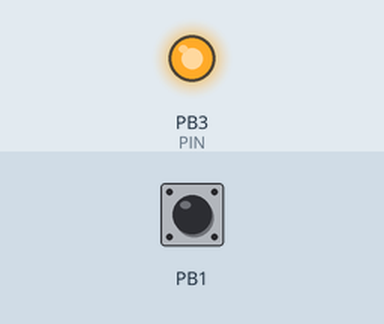
Simulated run of this sketch. Board: ATtiny85, built with avr-gcc and run on an emulated ATtiny85. On the bench: output pins drawn as LEDs (lit = HIGH). Inputs (shaded band) come from the test bench; at power-on: PB1 HIGH.

Above: at 0.1 s.
At 10.4 s:
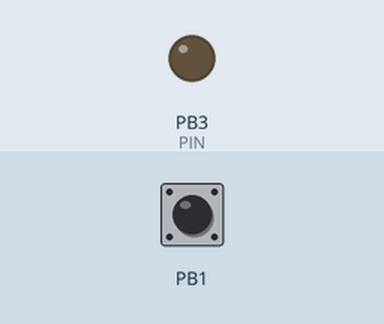
Timing chart, 0 to 11.9 s (numbered marks = the images above):
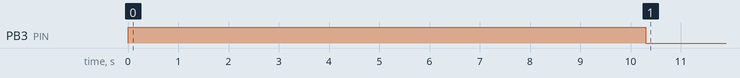

Measured:
- by itself, PB3 (PIN): LOW → HIGH at 0.00 s, → LOW 10.3 s later

The sketch:

tiny13_jinkan_light.ino
```cpp
#include <avr/io.h>
#include <avr/interrupt.h>

#define INTERRUPTPIN PCINT1 //this is PB1(tiny13a:MISO) per the schematic
#define PCINT_VECTOR PCINT0_vect  //this step is not necessary
#define PORTPIN PB1 //Page 64
#define DATADIRECTIONPIN DDB1 //Page 64 of data sheet
#define READPIN PINB1 //page 64

#define PIN 3
#define ON_TIME 10000
#define WAIT_TIME 300
#define ON_DTIME (ON_TIME) // for CLOCK 1.2MHz
#define WAIT_DTIME (WAIT_TIME) // for CLOCK 1.2MHz

static volatile byte LEDState; //variable used within ISR must be declared Volatile.

void setup( ) {
  pinMode(PIN, OUTPUT);

  cli();//disable interrupts during setup
  PCMSK |= (1 << INTERRUPTPIN); //sbi(PCMSK,INTERRUPTPIN) also works but I think this is more clear // tell pin change mask to listen to pin2 /pb3 //SBI
  GIMSK |= (1 << PCIE);   // enable PCINT interrupt in the general interrupt mask //SBI

  DDRB &= ~(1 << DATADIRECTIONPIN); //cbi(DDRB, DATADIRECTIONPIN);//  set up as input  - pin2 clear bit  - set to zero
  PORTB |= (1<< PORTPIN); //cbi(PORTB, PORTPIN);// disable pull-up. hook up pulldown resistor. - set to zero
  LEDState = 0;
  sei(); //last line of setup - enable interrupts after setup

}

void loop( ) {
   if (LEDState == 1) {
     digitalWrite(PIN, HIGH);
     LEDState = 0;
     delay(ON_DTIME);
   }
   else {
     digitalWrite(PIN, LOW);
   }
   delay(WAIT_DTIME);
}

//this is the interrupt handler
ISR(PCINT_VECTOR)
{
  if (LEDState == 0)
  {
    LEDState = 1;
  }
}
```
